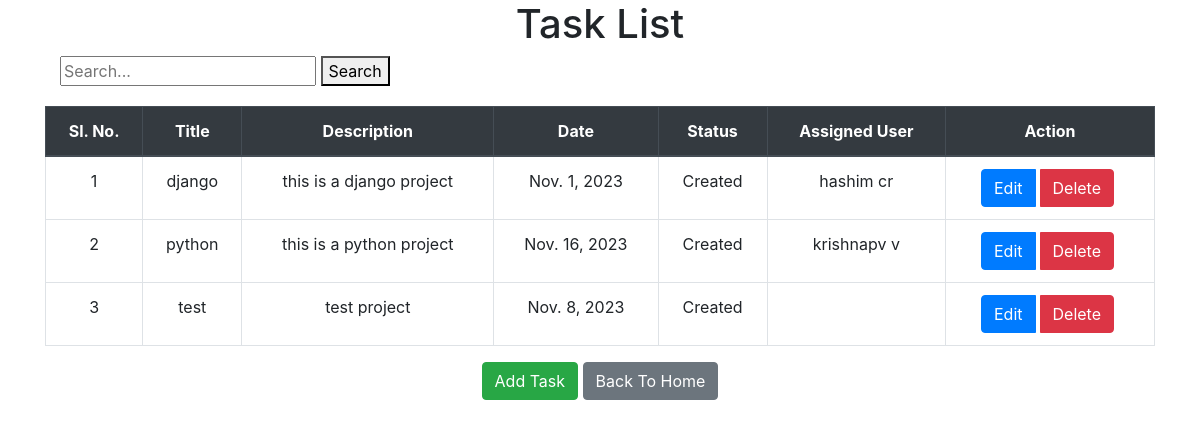
Screenshot of /task/task_list/ (signed in) with the database file from the repository.
### task/models.py (models this page shows, shortened)
class Task(models.Model):
    STATUS_CHOICE = [
        ('', 'Select Status'),
        ('created','Created'),
        ('inprogress','Inprogress'),
        ('completed','Completed'),
        ('cancelled','Cancelled'),
    ]
    title = models.CharField(max_length=200)
    description = models.TextField()
    date = models.DateField(null=True, blank=True)
    status = models.CharField(max_length=20,choices=STATUS_CHOICE)
    assigned = models.ForeignKey(BaseUser,on_delete=models.SET_NULL, null=True, blank=True)

### user/models.py (models this page shows, shortened)
class BaseUser(AbstractBaseUser, PermissionsMixin):
    GENDER_CHOICES = [
        ('Male', 'Male'),
        ('Female', 'Female'),
        ('Other', 'Other')
    ]
    firstname = models.CharField(max_length=50)
    lastname = models.CharField(max_length=50)
    phonenumber = models.CharField(max_length=10)
    dob = models.DateField(null=True, blank=True)
    gender = models.CharField(max_length=20, choices=GENDER_CHOICES)
    address = models.CharField(max_length=100)
    email = models.EmailField(unique=True)
    username = models.CharField(max_length=30, unique=True)
    is_active = models.BooleanField(default=True)
    is_staff = models.BooleanField(default=False)
    photo = models.ImageField(upload_to='media/user_images/', blank=True, null=True)
    USERNAME_FIELD = 'username'
    REQUIRED_FIELDS = ['email']
    objects = BaseUserManager()

### task/views.py (the view, shortened to what this page needs)
# urls.py: path('task_list/',TaskListView.as_view(),name='task_list'),
class TaskListView(LoginRequiredMixin, ListView):
    model = Task
    template_name = 'task_list.html'
    context_object_name = 'tasks'
    login_url = reverse_lazy('login')
    def get_queryset(self):
        search_query = self.request.GET.get('search', '')
        is_superuser = self.request.user.is_superuser
        if is_superuser:
            tasks = Task.objects.filter(
                Q(title__icontains=search_query) |
                Q(description__icontains=search_query) |
                Q(date__icontains=search_query) |
                Q(status__icontains=search_query) |
                Q(assigned__firstname__icontains=search_query) |
                Q(assigned__lastname__icontains=search_query)
            )
        return tasks
    def get_context_data(self, **kwargs):
        context = super().get_context_data(**kwargs)
        context['task_filter_form'] = TaskFilterForm(self.request.GET)
        return context

### task/forms.py
class TaskFilterForm(forms.Form):
    title = forms.CharField(required=False)
    status = forms.ChoiceField(choices=Task.STATUS_CHOICE,required=False)
    assigned = forms.ModelChoiceField(queryset=BaseUser.objects.all(),required=False)

### task/templates/task_list.html (shortened to what this page needs)
<!DOCTYPE html>
<html>
<head>
    <link rel="stylesheet" href="https://stackpath.bootstrapcdn.com/bootstrap/4.3.1/css/bootstrap.min.css">
</head>
<body>
    <div class="container text-center">
        <h1>Task List</h1>
    <div class='container text-left' >
        <form method="GET" action="{% url 'task_list' %}">
            <input type="text" name="search" placeholder="Search...">
            <button type="submit">Search</button>
    </div></form>
        <table class="table table-bordered" style="margin-top: 20px;">
            <thead class="thead-dark">
                <tr>
                    <th>Sl. No.</th>
                    <th>Title</th>
                    <th>Description</th>
                    <th>Date</th>
                    <th>Status</th>
                    {% if request.user.is_superuser %}
                        <th>Assigned User</th>
                    {% endif %}
                    <th>Action</th>
                </tr>
            </thead>
            <tbody>
                {% for task in tasks %}
                <tr>
                    <td>{{ forloop.counter }}</td>
                    <td>{{ task.title }}</td>
                    <td>{{ task.description }}</td>
                    <td>{{ task.date }}</td>
                    <td>{{ task.get_status_display }}</td>
                    {% if request.user.is_superuser %}
                        <td>{{ task.assigned.firstname }} {{ task.assigned.lastname }}</td>
                    {% endif %}
                    <td class="action-buttons">
                        <div class="btn-group">
                        <a href="{% url 'edit_task' task.id %}" class="btn btn-primary">Edit</a>
                        <a href="{% url 'delete_task' task.id %}" class="btn btn-danger">Delete</a>
                        </div>
                    </td>
                </tr>
                {% endfor %}
            </tbody>
        </table>
        {% if request.user.is_superuser %}
            <a href="{% url 'add_task' %}" class="btn btn-success">Add Task</a>
        {% endif %}
        <a href="{% url 'home' %}" class="btn btn-secondary">Back To Home</a>
    </div>
</body>
</html>

### task/templates/task_list.html (style rules this page uses)
.action-buttons .btn { margin-right: 5px; }
.btn-group .btn { margin-right: 1; }

### rows the page displays
Task: title "django", description "this is a django project", date "Nov. 1, 2023", status "Created", assigned.firstname "hashim", assigned.lastname "cr"
Task: title "python", description "this is a python project", date "Nov. 16, 2023", status "Created", assigned.firstname "krishnapv", assigned.lastname "v"
Task: title "test", description "test project", date "Nov. 8, 2023", status "Created"
